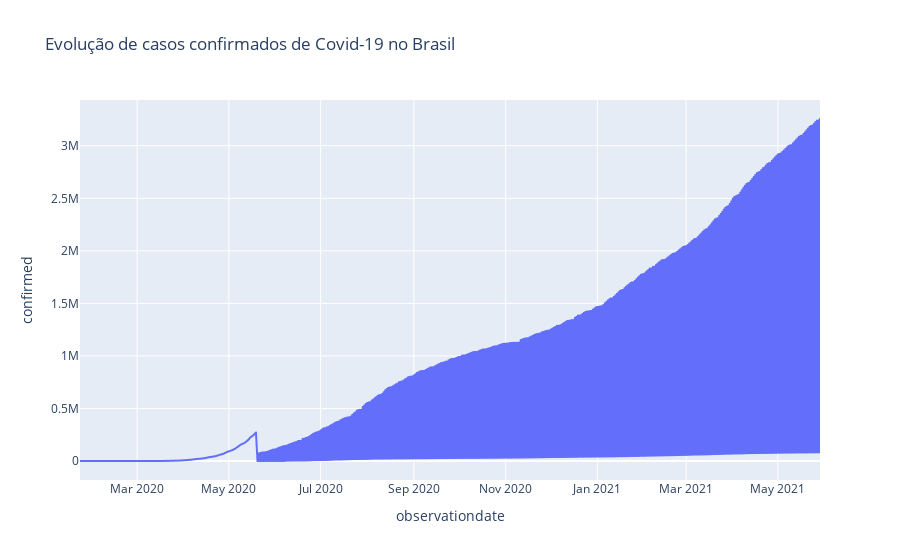

This figure's notebook cell:
### Markdown cell above
casos confirmados

### Code cell
# evolução casos confirmados
px.line(brasil, 'observationdate','confirmed',title="Evolução de casos confirmados de Covid-19 no Brasil")

### Figure 1 — Plotly figure (JSON) as saved in the notebook; plotly's stock layout.template omitted (floating-point values rounded to 4 significant figures; data arrays with more than 128 entries replaced by an {"elided": "..."} marker saying what was removed)
{"data": [{"hovertemplate": "observationdate=%{x}<br>confirmed=%{y}<extra></extra>", "legendgroup": "", "line": {"color": "#636efa", "dash": "solid"}, "marker": {"symbol": "circle"}, "mode": "lines", "name": "", "showlegend": false, "type": "scattergl", "x": {"elided": "10229 str values"}, "xaxis": "x", "y": {"elided": "10229 int values"}, "yaxis": "y"}], "layout": {"legend": {"tracegroupgap": 0}, "title": {"text": "Evolução de casos confirmados de Covid-19 no Brasil"}, "xaxis": {"anchor": "y", "domain": [0, 1], "title": {"text": "observationdate"}}, "yaxis": {"anchor": "x", "domain": [0, 1], "title": {"text": "confirmed"}}}}
